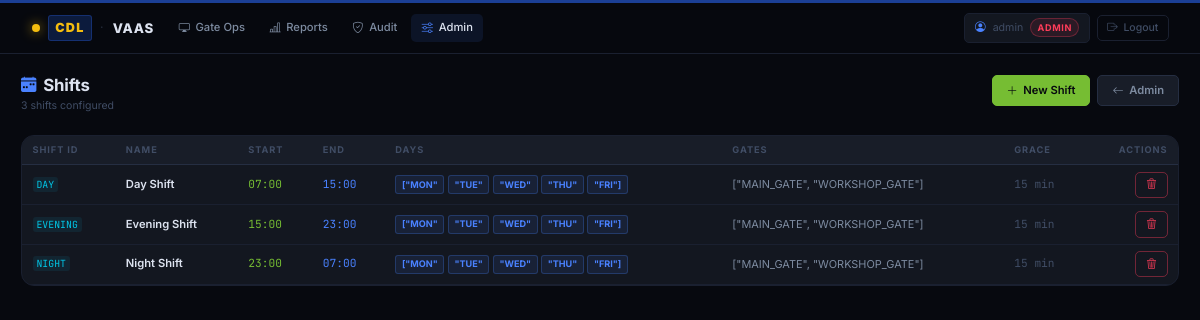
The app's page /admin/shifts (signed in) with its own data.
### tables this page shows
CREATE TABLE shifts (
    shift_id             TEXT PRIMARY KEY,
    shift_name           TEXT NOT NULL,
    start_time           TEXT NOT NULL,
    end_time             TEXT NOT NULL,
    days_of_week         TEXT NOT NULL,
    permitted_gates      TEXT NOT NULL,
    grace_period_minutes INTEGER NOT NULL DEFAULT 15
);

### webapp/routes/admin.py (the view)
@admin_bp.route("/shifts")
@requires_role("ADMIN")
def shifts():
    rows = g.db.execute(
        "SELECT * FROM shifts ORDER BY shift_id"
    ).fetchall()
    return render_template("admin/shifts.html", rows=rows)

### webapp/auth.py (called while the page is built)
def requires_role(*allowed: str):
    def decorator(fn):
        @wraps(fn)
        def wrapper(*args, **kwargs):
            if "user_id" not in session:
                return redirect(url_for("auth.login", next=request.path))
            user_role = session.get("role", "")
            user_rank = ROLE_RANK.get(user_role, 0)
            min_rank = min(ROLE_RANK[r] for r in allowed)
            if user_rank < min_rank:
                return ("Forbidden — role required: " + " or ".join(allowed)), 403
            return fn(*args, **kwargs)
        return wrapper
    return decorator

### webapp/templates/admin/shifts.html (shortened to what this page needs)
{% extends "base.html" %}
{% block content %}
<div class="page-header">
  <div class="page-header-left">
    <h1 class="page-title"><i class="bi bi-calendar-week-fill"></i> Shifts</h1>
    <p class="page-subtitle">{{ rows|length }} shift{{ 's' if rows|length != 1 }} configured</p>
  </div>
  <div class="page-actions">
    <a class="btn btn-success" href="{{ url_for('admin.new_shift') }}">
      <i class="bi bi-plus-lg"></i> New Shift
    </a>
    <a class="btn btn-secondary" href="{{ url_for('admin.home') }}">
      <i class="bi bi-arrow-left"></i> Admin
    </a>
  </div>
</div>
<div class="panel" style="overflow:hidden">
  <div style="overflow-x:auto">
    <table class="vaas-table">
      <thead>
        <tr>
          <th>Shift ID</th>
          <th>Name</th>
          <th>Start</th>
          <th>End</th>
          <th>Days</th>
          <th>Gates</th>
          <th>Grace</th>
          <th style="text-align:right">Actions</th>
        </tr>
      </thead>
      <tbody>
      {% for r in rows %}
        <tr>
          <td><code>{{ r.shift_id }}</code></td>
          <td style="font-weight:600;color:var(--text-primary)">{{ r.shift_name }}</td>
          <td style="font-family:var(--font-mono);color:var(--green)">{{ r.start_time }}</td>
          <td style="font-family:var(--font-mono);color:var(--blue)">{{ r.end_time }}</td>
          <td>
            <div style="display:flex;flex-wrap:wrap;gap:.25rem">
              {% for day in r.days_of_week.split(',') if r.days_of_week %}
                <span style="font-size:.65rem;font-weight:700;padding:.1rem .4rem;
                             border-radius:3px;background:var(--blue-bg);color:var(--blue);
                             border:1px solid rgba(74,130,255,.25)">{{ day.strip() }}</span>
              {% endfor %}
            </div>
          </td>
          <td style="font-size:.78rem;color:var(--text-secondary)">
            {{ r.permitted_gates or 'All' }}
          </td>
          <td style="font-family:var(--font-mono);font-size:.8rem;color:var(--text-muted)">
            {{ r.grace_period_minutes }} min
          </td>
          <td style="text-align:right">
            <form method="post"
                  action="{{ url_for('admin.delete_shift', sid=r.shift_id) }}"
                  onsubmit="return confirm('Delete shift {{ r.shift_id }}?')">
              <button class="btn btn-sm btn-outline-danger" title="Delete shift">
                <i class="bi bi-trash3"></i>
              </button>
            </form>
          </td>
        </tr>
      {% endfor %}
      </tbody>
    </table>
  </div>
</div>
{% endblock %}

### webapp/static/css/app.css (style rules this page uses)
:root { --bg-base: #07090f; --bg-surface: #0e1117; --bg-panel: #131720; --bg-panel-alt: #181d28; --bg-input: #0e1117; --bg-hover: #1c2133; --border-dim: #1a2030; --border-mid: #252e42; --border-hi: #3a4a6e; --text-primary: #dde3f0; --text-secondary: #7d8ba0; --text-muted: #404d65; --text-on-accent: #07090f; --cdl-navy: #1B3F95; --cdl-yellow:#f4bd0f; --cdl-green: #76bd33; --green: #76bd33; --red: #ff3d5a; --amber: #f4bd0f; --blue: #4a82ff; --cyan: #00c8e8; --purple: #9c7bff; --slate: #607d8b; --green-bg: rgba(118, 189, 51, .10); --red-bg: rgba(255, 61, 90, .10); --amber-bg: rgba(244, 189, 15, .10); --blue-bg: rgba( 74, 130, 255, .10); --glow-green: 0 0 20px rgba(118, 189, 51, .50); --glow-red: 0 0 22px rgba(255, 61, 90, .55); --glow-amber: 0 0 20px rgba(244, 189, 15, .50); --glow-blue: 0 0 18px rgba( 74, 130, 255, .45); --font-sans: 'Inter', system-ui, -apple-system, sans-serif; --font-mono: 'JetBrains Mono', 'Courier New', monospace; --radius-sm: 5px; --radius: 9px; --radius-lg: 13px; --radius-xl: 18px; --fast: .12s ease; --mid: .22s ease; }
*, *::before, *::after { box-sizing: border-box; }
html, body { margin: 0; padding: 0; background: var(--bg-base); color: var(--text-primary); font-family: var(--font-sans); font-size: 14px; line-height: 1.55; -webkit-font-smoothing: antialiased; }
a { color: var(--blue); text-decoration: none; }
h1,h2,h3,h4,h5,h6 { color: var(--text-primary); font-weight: 600; letter-spacing: -.01em; }
code, .mono { font-family: var(--font-mono); font-size: .88em; color: var(--cyan); background: rgba(0,200,232,.08); padding: .1em .4em; border-radius: 3px; }
.page-header { display: flex; align-items: flex-start; justify-content: space-between; flex-wrap: wrap; gap: .75rem; margin-bottom: 1.5rem; }
.page-header-left { display: flex; flex-direction: column; gap: .2rem; }
.page-title { font-size: 1.2rem; font-weight: 700; color: var(--text-primary); margin: 0; display: flex; align-items: center; gap: .5rem; }
.page-title i { color: var(--blue); font-size: 1.1rem; }
.page-subtitle { font-size: .75rem; color: var(--text-muted); margin: 0; }
.page-actions { display: flex; align-items: center; gap: .5rem; flex-wrap: wrap; }
.panel { background: var(--bg-panel); border: 1px solid var(--border-dim); border-radius: var(--radius-lg); overflow: hidden; }
.vaas-table { width: 100%; border-collapse: collapse; font-size: .8rem; }
.vaas-table thead { position: sticky; top: 0; z-index: 1; }
.vaas-table th { background: var(--bg-panel-alt); color: var(--text-muted); font-size: .66rem; font-weight: 700; letter-spacing: .1em; text-transform: uppercase; padding: .5rem .75rem; border-bottom: 1px solid var(--border-mid); white-space: nowrap; }
.vaas-table td { padding: .45rem .75rem; border-bottom: 1px solid var(--border-dim); vertical-align: middle; color: var(--text-primary); }
.btn { border-radius: var(--radius-sm) !important; font-size: .8rem; font-weight: 600; padding: .45rem 1rem; display: inline-flex; align-items: center; gap: .4rem; transition: all var(--fast) !important; }
.btn-success { background: var(--green) !important; border-color: var(--green) !important; color: var(--text-on-accent) !important; }
.btn-secondary { background: var(--bg-panel-alt) !important; border-color: var(--border-mid) !important; color: var(--text-secondary) !important; }
.btn-outline-danger { background: transparent !important; border-color: rgba(255,61,90,.4) !important; color: var(--red) !important; }
.btn-sm { padding: .3rem .7rem !important; font-size: .75rem !important; }

### records on screen
shifts: shift_id "DAY", shift_name "Day Shift", start_time "07:00", end_time "15:00", strip "[\"MON\"" "\"TUE\"" "\"WED\"" "\"THU\"" "\"FRI\"]", permitted_gates "[\"MAIN_GATE\", \"WORKSHOP_GATE\"]", grace_period_minutes "15"
shifts: shift_id "EVENING", shift_name "Evening Shift", start_time "15:00", end_time "23:00", strip "[\"MON\"" "\"TUE\"" "\"WED\"" "\"THU\"" "\"FRI\"]", permitted_gates "[\"MAIN_GATE\", \"WORKSHOP_GATE\"]", grace_period_minutes "15"
shifts: shift_id "NIGHT", shift_name "Night Shift", start_time "23:00", end_time "07:00", strip "[\"MON\"" "\"TUE\"" "\"WED\"" "\"THU\"" "\"FRI\"]", permitted_gates "[\"MAIN_GATE\", \"WORKSHOP_GATE\"]", grace_period_minutes "15"

### other values on screen
{{ session.username }} "admin"
{{ session.role }} "ADMIN"
{{ rows|length }} "3"
{{ 's' if rows|length != 1 }} "s"
